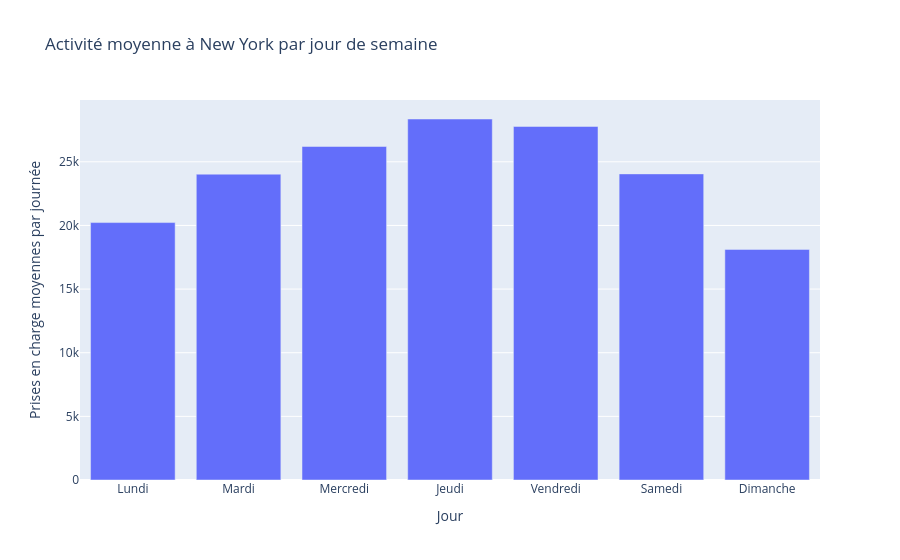

Write notebook code for a chart like this one.
### Markdown cell above
### LIVRABLE — Activité par jour de semaine

**La cellule suivante produit** le tableau et le graphique des volumes moyens par jour.
Les volumes utilisent toutes les prises en charge conservées, avant échantillonnage.

### Code cell
display(daily_counts.round(1))

fig_activity = px.bar(
    daily_counts,
    x="weekday",
    y="pickups_per_day",
    category_orders={"weekday": weekday_names},
    labels={"weekday": "Jour", "pickups_per_day": "Prises en charge moyennes par journée"},
    title="Activité moyenne à New York par jour de semaine",
)
fig_activity.show()

### Figure 1 — Plotly figure (JSON) as saved in the notebook; plotly's stock layout.template omitted (floating-point values rounded to 4 significant figures)
{"data": [{"hovertemplate": "Jour=%{x}<br>Prises en charge moyennes par journée=%{y}<extra></extra>", "legendgroup": "", "marker": {"color": "#636efa", "pattern": {"shape": ""}}, "name": "", "orientation": "v", "showlegend": false, "textposition": "auto", "type": "bar", "x": ["Lundi", "Mardi", "Mercredi", "Jeudi", "Vendredi", "Samedi", "Dimanche"], "xaxis": "x", "y": [20230.0, 24030.0, 26200.0, 28360.0, 27780.0, 24050.0, 18120.0], "yaxis": "y"}], "layout": {"barmode": "relative", "legend": {"tracegroupgap": 0}, "title": {"text": "Activité moyenne à New York par jour de semaine"}, "xaxis": {"anchor": "y", "categoryarray": ["Lundi", "Mardi", "Mercredi", "Jeudi", "Vendredi", "Samedi", "Dimanche"], "categoryorder": "array", "domain": [0.0, 1.0], "title": {"text": "Jour"}}, "yaxis": {"anchor": "x", "domain": [0.0, 1.0], "title": {"text": "Prises en charge moyennes par journée"}}}}
